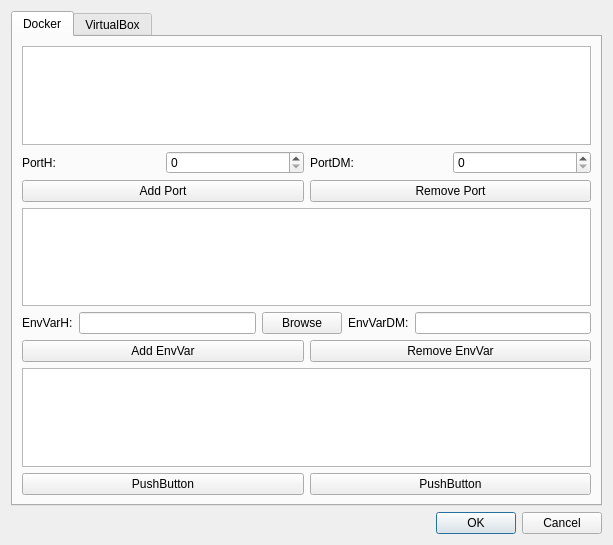
<?xml version="1.0" encoding="UTF-8"?>
<ui version="4.0">
 <class>EnvContainerProp</class>
 <widget class="QDialog" name="EnvContainerProp">
  <property name="geometry">
   <rect>
    <x>0</x>
    <y>0</y>
    <width>613</width>
    <height>545</height>
   </rect>
  </property>
  <property name="windowTitle">
   <string>Dialog</string>
  </property>
  <layout class="QGridLayout" name="gridLayout">
   <item row="0" column="0">
    <widget class="QTabWidget" name="tabWidget">
     <property name="currentIndex">
      <number>0</number>
     </property>
     <widget class="QWidget" name="Docker">
      <attribute name="title">
       <string>Docker</string>
      </attribute>
      <layout class="QGridLayout" name="gridLayout_2">
       <item row="4" column="0">
        <layout class="QHBoxLayout" name="horizontalLayout">
         <item>
          <widget class="QPushButton" name="m_addPortButton">
           <property name="text">
            <string>Add Port</string>
           </property>
          </widget>
         </item>
         <item>
          <widget class="QPushButton" name="m_remotePortButton">
           <property name="text">
            <string>Remove Port</string>
           </property>
          </widget>
         </item>
        </layout>
       </item>
       <item row="9" column="0">
        <layout class="QHBoxLayout" name="horizontalLayout_3">
         <item>
          <widget class="QPushButton" name="pushButton_6">
           <property name="text">
            <string>PushButton</string>
           </property>
          </widget>
         </item>
         <item>
          <widget class="QPushButton" name="pushButton_5">
           <property name="text">
            <string>PushButton</string>
           </property>
          </widget>
         </item>
        </layout>
       </item>
       <item row="3" column="0">
        <layout class="QHBoxLayout" name="horizontalLayout_4">
         <item>
          <widget class="QLabel" name="m_portHLabel">
           <property name="text">
            <string>PortH:</string>
           </property>
          </widget>
         </item>
         <item>
          <widget class="QSpinBox" name="m_portHSpinbox"/>
         </item>
         <item>
          <widget class="QLabel" name="m_portDMLabel">
           <property name="text">
            <string>PortDM:</string>
           </property>
          </widget>
         </item>
         <item>
          <widget class="QSpinBox" name="m_portDMSpinbox"/>
         </item>
        </layout>
       </item>
       <item row="7" column="0">
        <layout class="QHBoxLayout" name="horizontalLayout_2">
         <item>
          <widget class="QPushButton" name="m_addEnvVarButton">
           <property name="text">
            <string>Add EnvVar</string>
           </property>
          </widget>
         </item>
         <item>
          <widget class="QPushButton" name="m_removeEnvVarButton">
           <property name="text">
            <string>Remove EnvVar</string>
           </property>
          </widget>
         </item>
        </layout>
       </item>
       <item row="6" column="0">
        <layout class="QHBoxLayout" name="horizontalLayout_5">
         <item>
          <widget class="QLabel" name="m_envVarHLabel">
           <property name="text">
            <string>EnvVarH:</string>
           </property>
          </widget>
         </item>
         <item>
          <widget class="QLineEdit" name="m_envVarHLineEdit"/>
         </item>
         <item>
          <widget class="QPushButton" name="pushButton_7">
           <property name="text">
            <string>Browse</string>
           </property>
          </widget>
         </item>
         <item>
          <widget class="QLabel" name="m_envVarDMLabel">
           <property name="text">
            <string>EnvVarDM:</string>
           </property>
          </widget>
         </item>
         <item>
          <widget class="QLineEdit" name="m_envVarDMLineEdit"/>
         </item>
        </layout>
       </item>
       <item row="0" column="0">
        <widget class="QListWidget" name="m_portListWidget"/>
       </item>
       <item row="5" column="0">
        <widget class="QListWidget" name="m_envVarListWidget"/>
       </item>
       <item row="8" column="0">
        <widget class="QListWidget" name="listWidget_3"/>
       </item>
      </layout>
     </widget>
     <widget class="QWidget" name="VirtualBox">
      <attribute name="title">
       <string>VirtualBox</string>
      </attribute>
     </widget>
    </widget>
   </item>
   <item row="1" column="0">
    <widget class="QDialogButtonBox" name="buttonBox">
     <property name="orientation">
      <enum>Qt::Horizontal</enum>
     </property>
     <property name="standardButtons">
      <set>QDialogButtonBox::Cancel|QDialogButtonBox::Ok</set>
     </property>
    </widget>
   </item>
  </layout>
 </widget>
 <resources/>
 <connections>
  <connection>
   <sender>buttonBox</sender>
   <signal>accepted()</signal>
   <receiver>EnvContainerProp</receiver>
   <slot>accept()</slot>
   <hints>
    <hint type="sourcelabel">
     <x>248</x>
     <y>254</y>
    </hint>
    <hint type="destinationlabel">
     <x>157</x>
     <y>274</y>
    </hint>
   </hints>
  </connection>
  <connection>
   <sender>buttonBox</sender>
   <signal>rejected()</signal>
   <receiver>EnvContainerProp</receiver>
   <slot>reject()</slot>
   <hints>
    <hint type="sourcelabel">
     <x>316</x>
     <y>260</y>
    </hint>
    <hint type="destinationlabel">
     <x>286</x>
     <y>274</y>
    </hint>
   </hints>
  </connection>
 </connections>
</ui>
